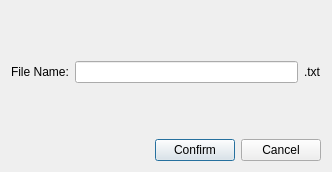
<?xml version="1.0" encoding="UTF-8"?>
<ui version="4.0">
 <class>Dialog</class>
 <widget class="QDialog" name="Dialog">
  <property name="geometry">
   <rect>
    <x>0</x>
    <y>0</y>
    <width>332</width>
    <height>172</height>
   </rect>
  </property>
  <property name="windowTitle">
   <string>Dialog</string>
  </property>
  <layout class="QVBoxLayout" name="verticalLayout">
   <item>
    <layout class="QHBoxLayout" name="horizontalLayout">
     <item>
      <widget class="QLabel" name="label">
       <property name="text">
        <string>File Name:</string>
       </property>
      </widget>
     </item>
     <item>
      <widget class="QLineEdit" name="lineEdit"/>
     </item>
     <item>
      <widget class="QLabel" name="label_2">
       <property name="text">
        <string>.txt</string>
       </property>
      </widget>
     </item>
    </layout>
   </item>
   <item>
    <layout class="QHBoxLayout" name="horizontalLayout_2">
     <item>
      <spacer name="horizontalSpacer">
       <property name="orientation">
        <enum>Qt::Horizontal</enum>
       </property>
       <property name="sizeHint" stdset="0">
        <size>
         <width>40</width>
         <height>20</height>
        </size>
       </property>
      </spacer>
     </item>
     <item>
      <widget class="QPushButton" name="pushButton">
       <property name="text">
        <string>Confirm</string>
       </property>
      </widget>
     </item>
     <item>
      <widget class="QPushButton" name="pushButton_2">
       <property name="text">
        <string>Cancel</string>
       </property>
      </widget>
     </item>
    </layout>
   </item>
  </layout>
 </widget>
 <resources/>
 <connections/>
</ui>
